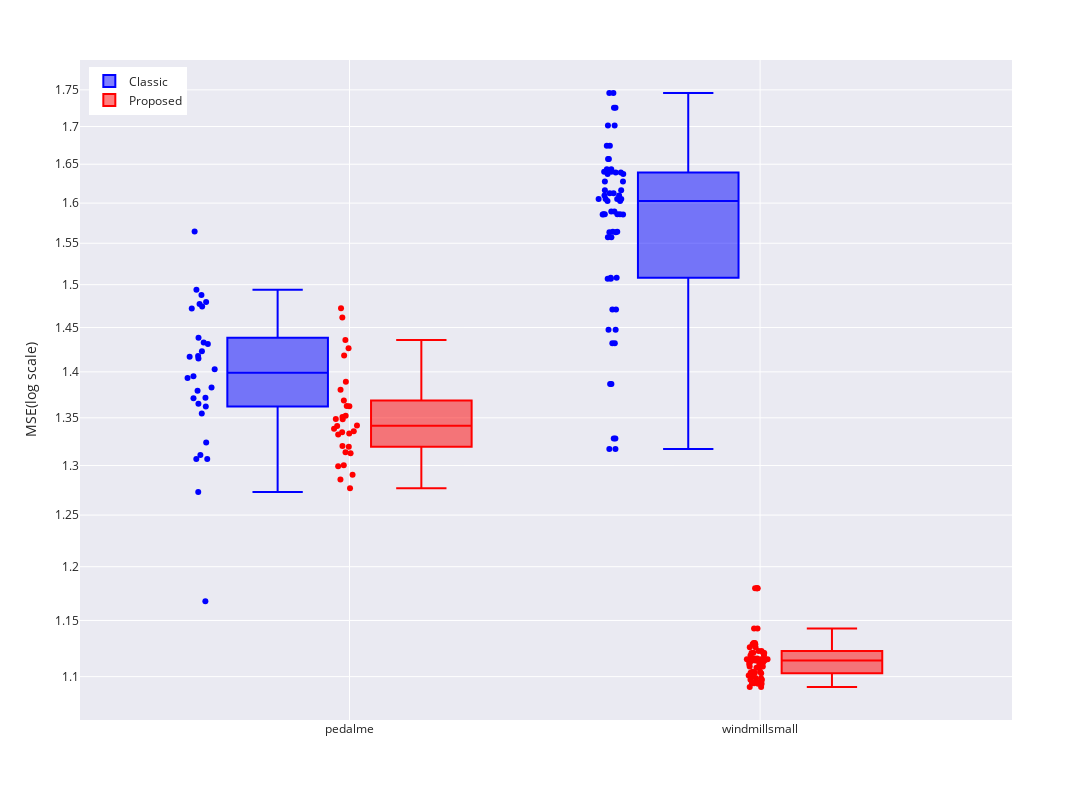

The code cell stored with this chart in its notebook:
### Markdown cell above
**time이 적은 pedalme 데이터와 time이 많은 windmillsmall 데이터의 결측값 비율이 높을 때(70% 혹은 80%) 비교**

- 내용 
    - 이 섹션에서는 train 데이터 양에 따라 학습 결과를 논의해보고자 한다. 데이터가 적은 pedalme(node=15, time=36) 데이터는 proposed method 가 dramatic한 낮은 error값을 보이지 않았다. 반면에 time이 긴 windmillsmall(node=11, time=17472)은 proposed method가 결측값이 많을 때 mse 값이 낮게 나온 모습을 볼 수 있었다. underline function을 추정하여 true 겂을 따라가려는 우리 방법론이 효율적이기 위해서 데이터 양이 많을 경우가 좋다. time이 길거나(예를 들어 오랜 기간 어떤 기계의 센서에서 측정된 값) node가 많은(측정 지점이 많은) 경우가 실제 시공간 데이터의 경우 많을 것을 기대하기 떄문에, proposed의 효과가 있을 경우가 존재할 것이다.
    - According to the table (dataset explanation), the Time for the 'Pedalme' dataset is 36, while the time for the 'Windmillsmall' dataset is 17,472. Thus, the two datasets have different amounts of data. We compared between two datasets, and the result is on Figure 555. The variations observed in Figure 555 for each dataset indicate that the disparity between methods is relatively small for the 'Pedalme' dataset, whereas the difference is more pronounced for the 'Windmillsmall' dataset.This phenomenon arises as the increasing quantity of data facilitates learning patterns and trends. Consequently, our approach signifies its effectiveness when there is a substantial amount of data in the time aspect.

### Code cell
# pedalme node = 15 time = 36
# windmill node = 11 time = 17,472

tidydata = pd.concat([
          df.query("dataset=='pedalme' & mtype=='rand'  & model=='GCLSTM' & (mrate == 0.8)"),
          df.query("dataset=='windmillsmall' & mtype=='rand' &  model=='GCLSTM' & (mrate == 0.7)")])

tidydata['method'] = pd.Categorical(tidydata['method'], categories=['STGCN', 'IT-STGCN'])

tidydata = tidydata.sort_values(by=['dataset','model','mrate'])

fig = px.box(tidydata,x='dataset',y='mse',color='method',width=70, log_y=True, points="all")

fig.layout['xaxis']['title']['text']=''
fig.layout['yaxis']['title']['text']='MSE(log scale)'

fig.data[0]['marker']['color'] = 'blue'
fig.data[0]['name'] = 'Classic'
fig.data[1]['marker']['color'] = 'red'
fig.data[1]['name'] = 'Proposed'

# fig.layout.annotations[0].text = 'Pedalme'
# fig.layout.annotations[1].text = 'Windmillsmall'

fig.layout['legend']['title']=''

fig.update_layout(template="seaborn")
fig.update_layout(title_text="")
fig.update_layout(height=800, width=1800)

fig.update_layout(legend=dict(
    yanchor="top",
    y=0.99,
    xanchor="left",
    x=0.01
 ))

fig

### Figure 1 — Plotly figure (JSON) as saved in the notebook; plotly's stock layout.template omitted (floating-point values rounded to 4 significant figures)
{"data": [{"alignmentgroup": "True", "boxpoints": "all", "hovertemplate": "method=STGCN<br>dataset=%{x}<br>mse=%{y}<extra></extra>", "legendgroup": "STGCN", "marker": {"color": "blue"}, "name": "Classic", "notched": false, "offsetgroup": "STGCN", "orientation": "v", "showlegend": true, "type": "box", "x": ["pedalme", "pedalme", "pedalme", "pedalme", "pedalme", "pedalme", "pedalme", "pedalme", "pedalme", "pedalme", "pedalme", "pedalme", "pedalme", "pedalme", "pedalme", "pedalme", "pedalme", "pedalme", "pedalme", "pedalme", "pedalme", "pedalme", "pedalme", "pedalme", "pedalme", "pedalme", "pedalme", "pedalme", "pedalme", "pedalme", "windmillsmall", "windmillsmall", "windmillsmall", "windmillsmall", "windmillsmall", "windmillsmall", "windmillsmall", "windmillsmall", "windmillsmall", "windmillsmall", "windmillsmall", "windmillsmall", "windmillsmall", "windmillsmall", "windmillsmall", "windmillsmall", "windmillsmall", "windmillsmall", "windmillsmall", "windmillsmall", "windmillsmall", "windmillsmall", "windmillsmall", "windmillsmall", "windmillsmall", "windmillsmall", "windmillsmall", "windmillsmall", "windmillsmall", "windmillsmall", "windmillsmall", "windmillsmall", "windmillsmall", "windmillsmall", "windmillsmall", "windmillsmall", "windmillsmall", "windmillsmall", "windmillsmall", "windmillsmall", "windmillsmall", "windmillsmall", "windmillsmall", "windmillsmall", "windmillsmall", "windmillsmall", "windmillsmall", "windmillsmall", "windmillsmall", "windmillsmall", "windmillsmall", "windmillsmall", "windmillsmall", "windmillsmall", "windmillsmall", "windmillsmall", "windmillsmall", "windmillsmall", "windmillsmall", "windmillsmall", "windmillsmall", "windmillsmall"], "x0": " ", "xaxis": "x", "y": [1.168, 1.423, 1.418, 1.417, 1.324, 1.494, 1.433, 1.311, 1.379, 1.362, 1.488, 1.393, 1.431, 1.365, 1.403, 1.48, 1.564, 1.355, 1.372, 1.415, 1.371, 1.383, 1.438, 1.307, 1.273, 1.395, 1.307, 1.472, 1.474, 1.477, 1.657, 1.701, 1.605, 1.605, 1.603, 1.674, 1.639, 1.586, 1.586, 1.557, 1.507, 1.586, 1.471, 1.563, 1.448, 1.317, 1.328, 1.616, 1.61, 1.564, 1.644, 1.726, 1.508, 1.613, 1.637, 1.432, 1.628, 1.589, 1.64, 1.746, 1.387, 1.657, 1.701, 1.605, 1.605, 1.603, 1.674, 1.639, 1.586, 1.586, 1.557, 1.507, 1.586, 1.471, 1.563, 1.448, 1.317, 1.328, 1.616, 1.61, 1.564, 1.644, 1.726, 1.508, 1.613, 1.637, 1.432, 1.628, 1.589, 1.64, 1.746, 1.387], "y0": " ", "yaxis": "y"}, {"alignmentgroup": "True", "boxpoints": "all", "hovertemplate": "method=IT-STGCN<br>dataset=%{x}<br>mse=%{y}<extra></extra>", "legendgroup": "IT-STGCN", "marker": {"color": "red"}, "name": "Proposed", "notched": false, "offsetgroup": "IT-STGCN", "orientation": "v", "showlegend": true, "type": "box", "x": ["pedalme", "pedalme", "pedalme", "pedalme", "pedalme", "pedalme", "pedalme", "pedalme", "pedalme", "pedalme", "pedalme", "pedalme", "pedalme", "pedalme", "pedalme", "pedalme", "pedalme", "pedalme", "pedalme", "pedalme", "pedalme", "pedalme", "pedalme", "pedalme", "pedalme", "pedalme", "pedalme", "pedalme", "pedalme", "pedalme", "windmillsmall", "windmillsmall", "windmillsmall", "windmillsmall", "windmillsmall", "windmillsmall", "windmillsmall", "windmillsmall", "windmillsmall", "windmillsmall", "windmillsmall", "windmillsmall", "windmillsmall", "windmillsmall", "windmillsmall", "windmillsmall", "windmillsmall", "windmillsmall", "windmillsmall", "windmillsmall", "windmillsmall", "windmillsmall", "windmillsmall", "windmillsmall", "windmillsmall", "windmillsmall", "windmillsmall", "windmillsmall", "windmillsmall", "windmillsmall", "windmillsmall", "windmillsmall", "windmillsmall", "windmillsmall", "windmillsmall", "windmillsmall", "windmillsmall", "windmillsmall", "windmillsmall", "windmillsmall", "windmillsmall", "windmillsmall", "windmillsmall", "windmillsmall", "windmillsmall", "windmillsmall", "windmillsmall", "windmillsmall", "windmillsmall", "windmillsmall", "windmillsmall", "windmillsmall", "windmillsmall", "windmillsmall", "windmillsmall", "windmillsmall", "windmillsmall", "windmillsmall", "windmillsmall", "windmillsmall", "windmillsmall", "windmillsmall"], "x0": " ", "xaxis": "x", "y": [1.352, 1.338, 1.436, 1.342, 1.335, 1.418, 1.313, 1.427, 1.29, 1.341, 1.286, 1.362, 1.349, 1.32, 1.333, 1.32, 1.461, 1.336, 1.332, 1.348, 1.314, 1.472, 1.369, 1.389, 1.351, 1.38, 1.277, 1.3, 1.299, 1.363, 1.112, 1.097, 1.114, 1.114, 1.115, 1.094, 1.109, 1.13, 1.129, 1.114, 1.099, 1.121, 1.126, 1.091, 1.103, 1.18, 1.18, 1.123, 1.101, 1.111, 1.094, 1.115, 1.095, 1.116, 1.121, 1.129, 1.104, 1.118, 1.143, 1.103, 1.108, 1.112, 1.097, 1.114, 1.114, 1.115, 1.094, 1.109, 1.13, 1.129, 1.114, 1.099, 1.121, 1.126, 1.091, 1.103, 1.18, 1.18, 1.123, 1.101, 1.111, 1.094, 1.115, 1.095, 1.116, 1.121, 1.129, 1.104, 1.118, 1.143, 1.103, 1.108], "y0": " ", "yaxis": "y"}], "layout": {"boxmode": "group", "height": 800, "legend": {"title": {"text": ""}, "tracegroupgap": 0, "x": 0.01, "xanchor": "left", "y": 0.99, "yanchor": "top"}, "margin": {"t": 60}, "title": {"text": ""}, "width": 1800, "xaxis": {"anchor": "y", "autorange": true, "domain": [0, 1], "range": [-0.653, 1.613], "title": {"text": ""}, "type": "category"}, "yaxis": {"anchor": "x", "autorange": true, "domain": [0, 1], "range": [0.0265, 0.2533], "title": {"text": "MSE(log scale)"}, "type": "log"}}}
